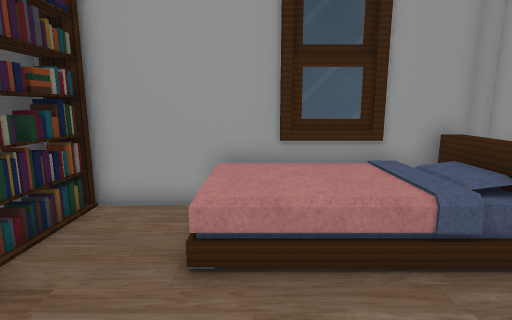
View 1 (above)

13 first-person views from a walk through a Unity game level. The camera is 1.4 m above the floor, tilts 10° down and sees 80° across. Doors are open. The floor is counted in squares, 0.5 m on a side. Each view is taken from the middle of a square. On the plan, view 1 faces up. The plan holds only what a view shows up to about 20 squares ahead; the rest is blank. The place goes on beyond the plan. The player is left out. Some animated figures are left out. Some surface patterns are stand-ins.

View 2
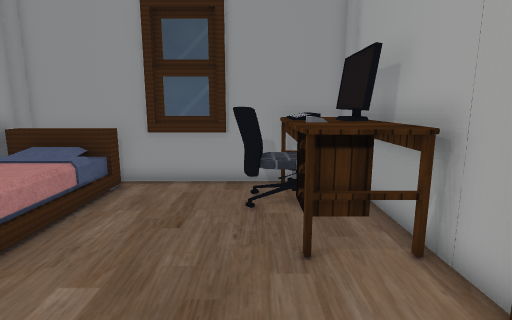

View 3
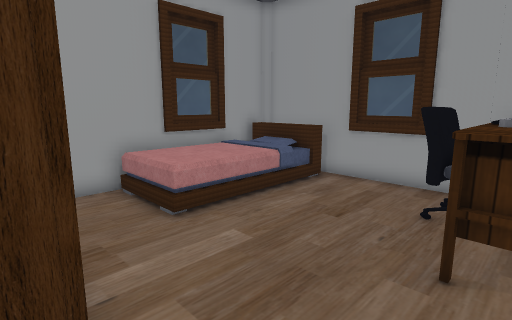

View 4
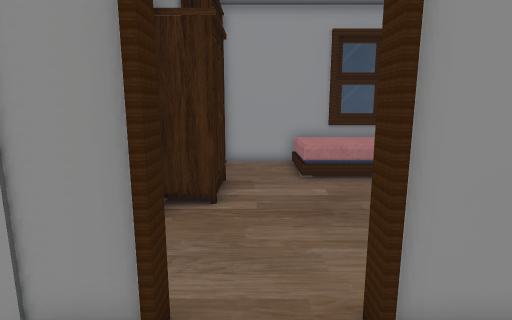

View 5
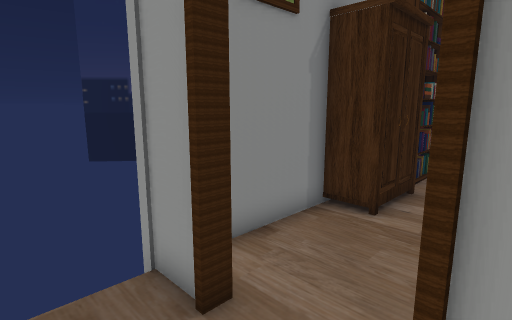

View 6
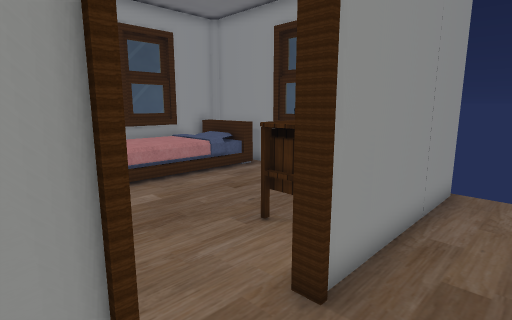

View 7
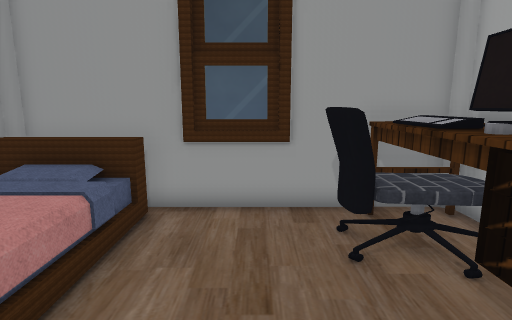

View 8
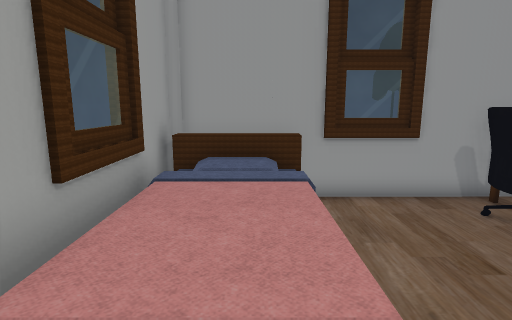

View 9
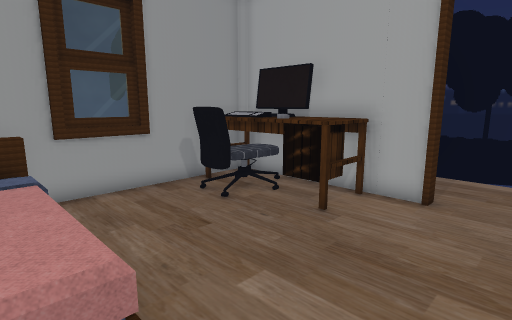

View 10
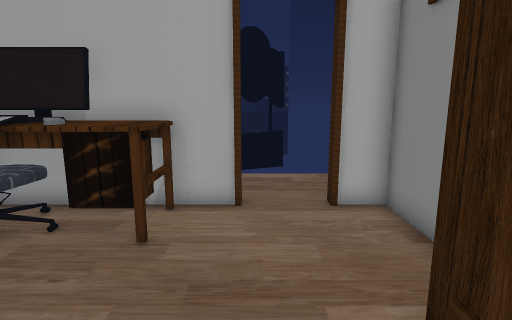

View 11
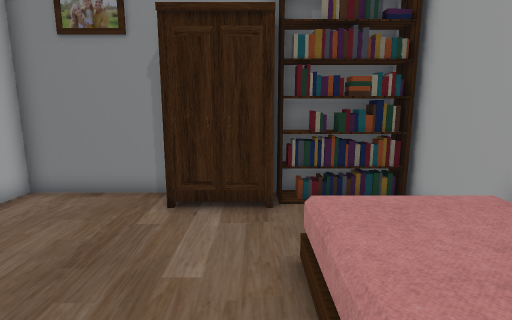

View 12
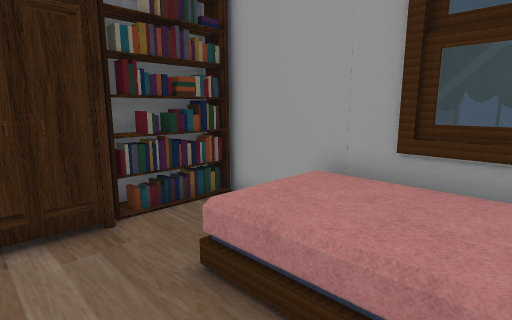

View 13
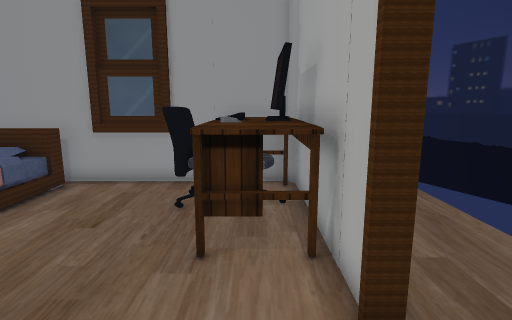

### Floor plan
Key: @ floor where view 1 was taken; # wall or solid block; . floor; D open door; = window, fence, low wall or low ledge; O other object.
Columns run from 6 left of view 1 to 6 right of it. Each row starts with its distance up from view 1.
  9 #############
  8 #O   OOOOOOO#
  7 #O...OOOOOOO#
  6 #O...OOOOOOO#
  5 #O...OOOOOOO#
  4   #.........#
  3   #.........=
  2 ###.........=
  1 #.........O.#
  0 #.....@..OOO#
 -1 #.....OOOOOOO
 -2 #.....OOOOOOO
 -3 ###..#OOOOOO#
 -4 ##DDD########
 -5  ............
 -6  .........
 -7  .........

Positions as (right, up) in squares from view 1, and headings:
1: (0, 0), facing up
2: (-5, 0), facing right
3: (-5, -2), facing up-right
4: (-3, -7), facing up
5: (-1, -6), facing up-left
6: (-5, -6), facing up-right
7: (-2, 2), facing right
8: (-3, 6), facing right
9: (-4, 6), facing down-right
10: (-2, 5), facing down
11: (4, 4), facing left
12: (3, 2), facing up-left
13: (-5, -2), facing right
